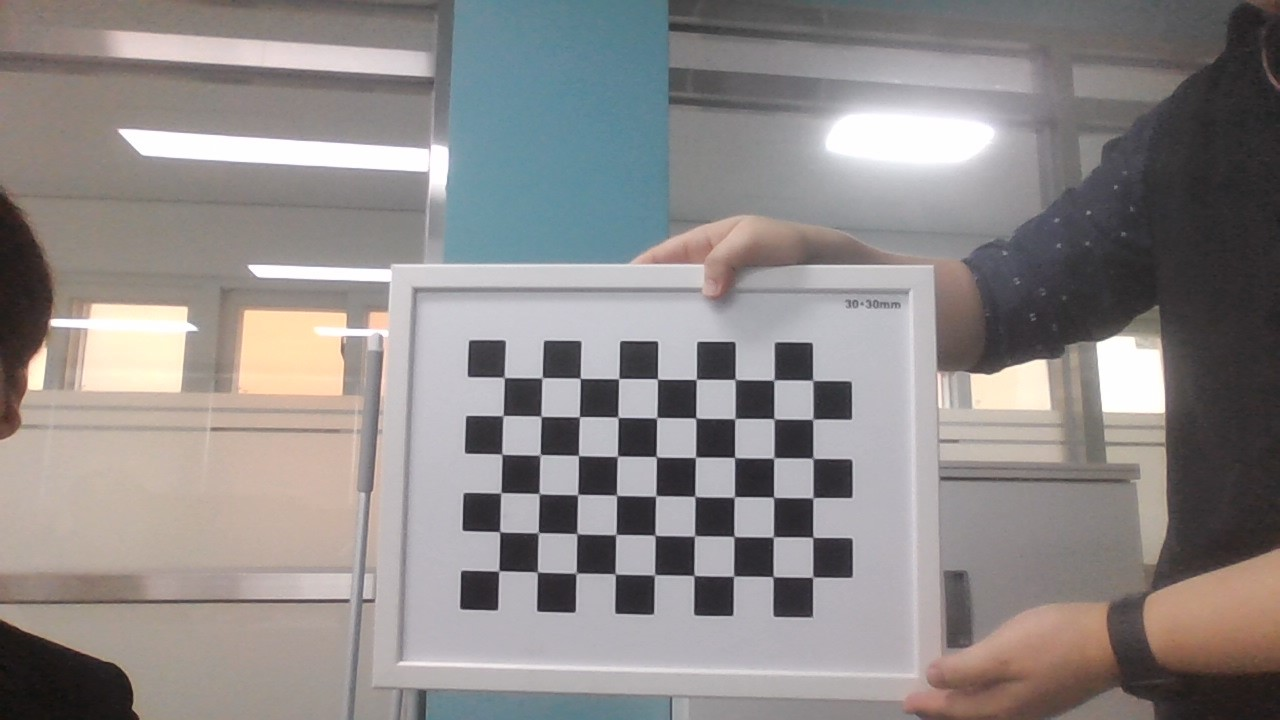
#> input picture deep/result.jpg, 1280 x 720 px
$ python binaryzing2.py
#> lines starting #> are read from the running program, lines starting #| are printed output that depends on the picture; after the words box and inside, x2 and y2 are one past the last pixel; in counts of white or black regions, pixels touching at a corner belong together

import cv2 as cv
import numpy as np
from matplotlib import pyplot as plt
# 이미지 불러오기
img = cv.imread('result.jpg', cv. IMREAD_GRAYSCALE)
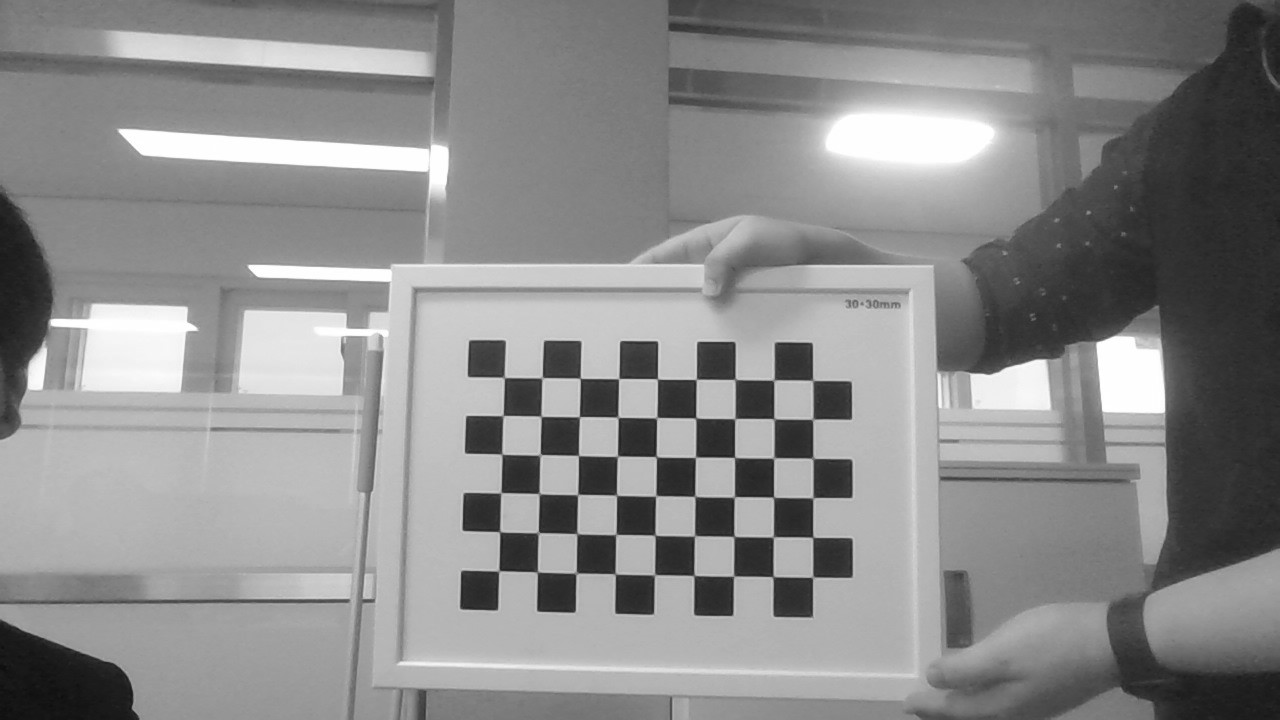
#> img: shape (720, 1280); min 13, max 255, mean 139.1
assert img is not None, "file could not be read, check with os.path.exists()"
#이미지 흐림처리
img = cv.medianBlur(img,5)
# 이미지 이진화하기 (Global & adaptive)
ret, th1 = cv.threshold (img, 127, 255, cv.THRESH_BINARY)
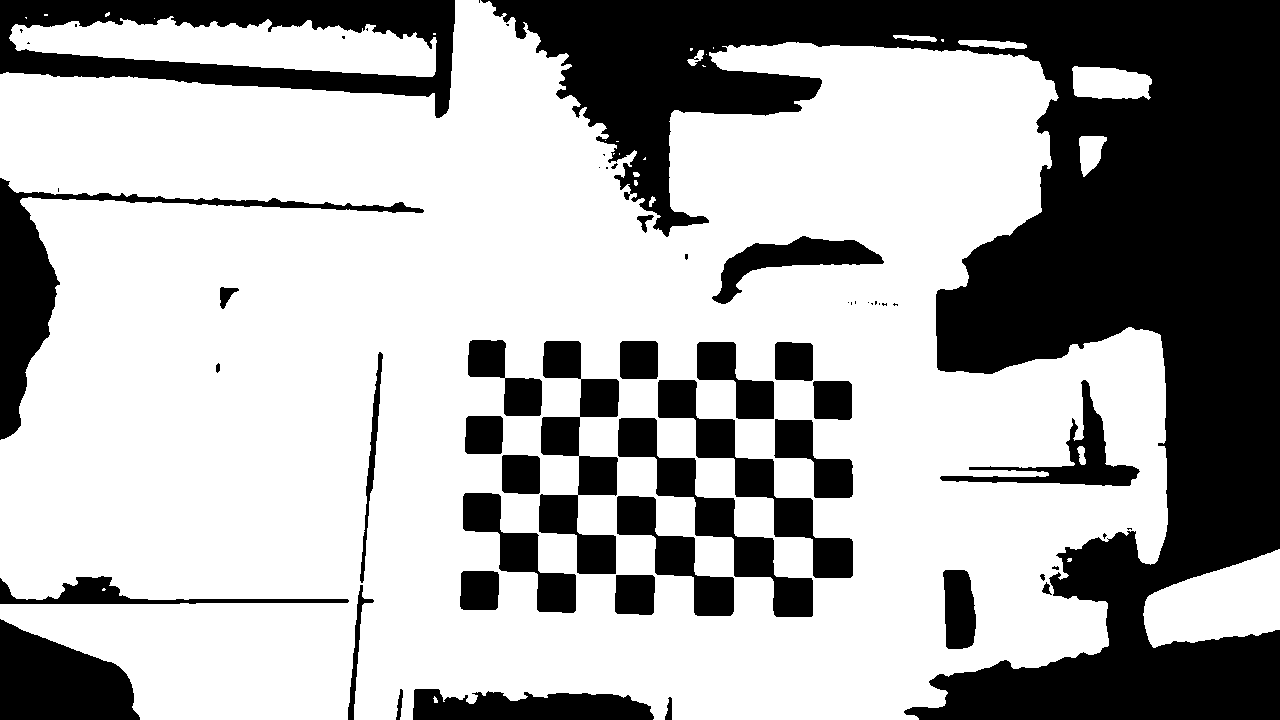
#> th1: shape (720, 1280); 66.5% white; 58 black regions (24 under 20 px), largest, box (x1, y1, x2, y2) and area: (481, 0, 1280, 720) 191263, (0, 0, 455, 118) 22351, (0, 178, 424, 440) 11484
th2 = cv.adaptiveThreshold (img, 255, cv.ADAPTIVE_THRESH_MEAN_C, cv.THRESH_BINARY, 31,2)
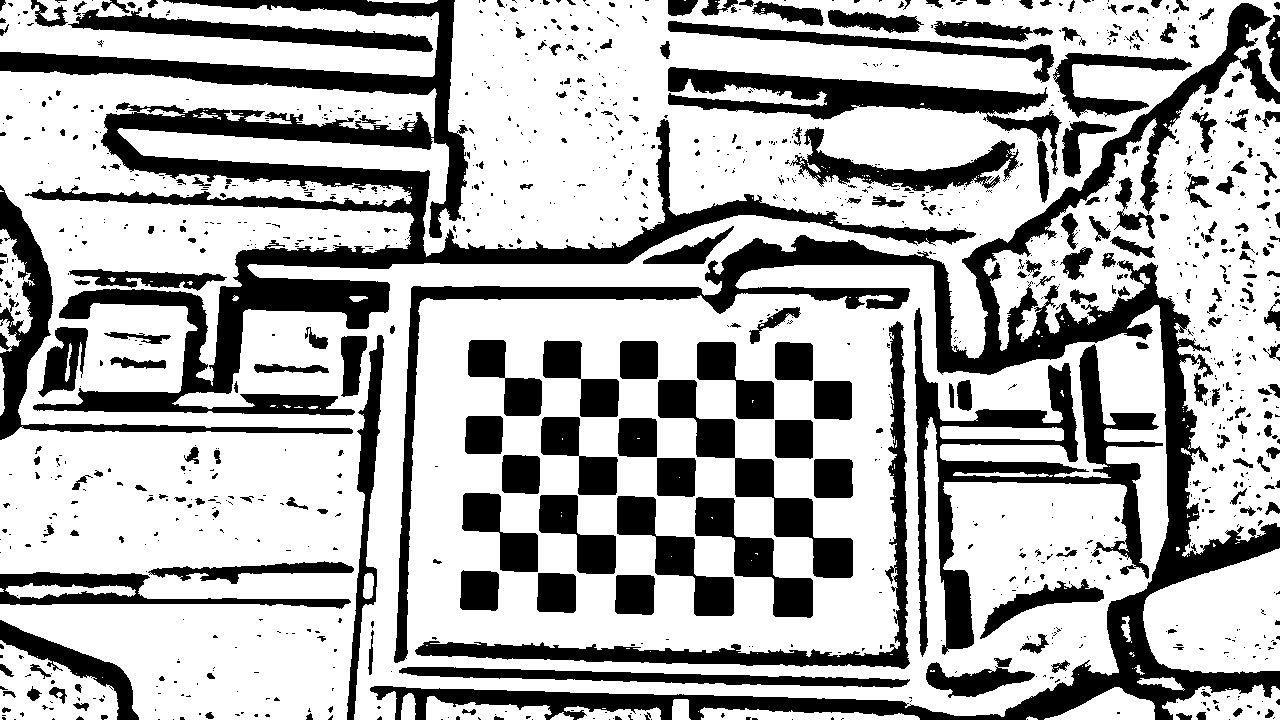
#> th2: shape (720, 1280); 68.4% white; 1187 black regions (903 under 20 px), largest, box (x1, y1, x2, y2) and area: (370, 3, 1280, 720) 60096, (0, 0, 976, 416) 59095, (914, 308, 1163, 657) 18083
th3 = cv.adaptiveThreshold (img, 255, cv.ADAPTIVE_THRESH_GAUSSIAN_C, cv.THRESH_BINARY,31,2)
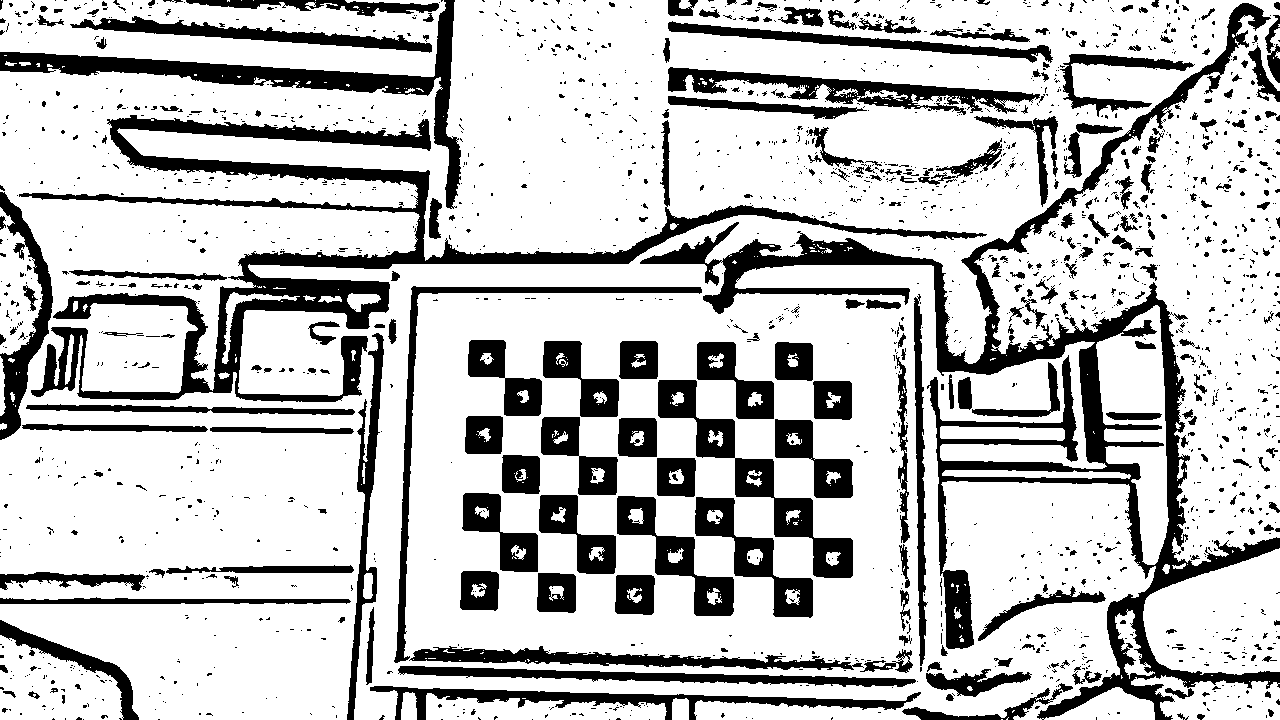
#> th3: shape (720, 1280); 76.3% white; 1952 black regions (1641 under 20 px), largest, box (x1, y1, x2, y2) and area: (640, 3, 1280, 720) 39788, (19, 115, 987, 402) 31927, (0, 0, 461, 209) 10124
#결과 출력하기
titles = ['Original Image', 'Global Thresholding (v = 127)',
'Adaptive Mean Thresholding', 'Adaptive Gaussian Thresholding']
images = [img, th1, th2, th3]
for i in range(4):
    plt.subplot(2,2,i+1), plt.imshow(images [i], 'gray')
    plt.title(titles[i])
    plt.xticks([]), plt.yticks([])
plt.show()
